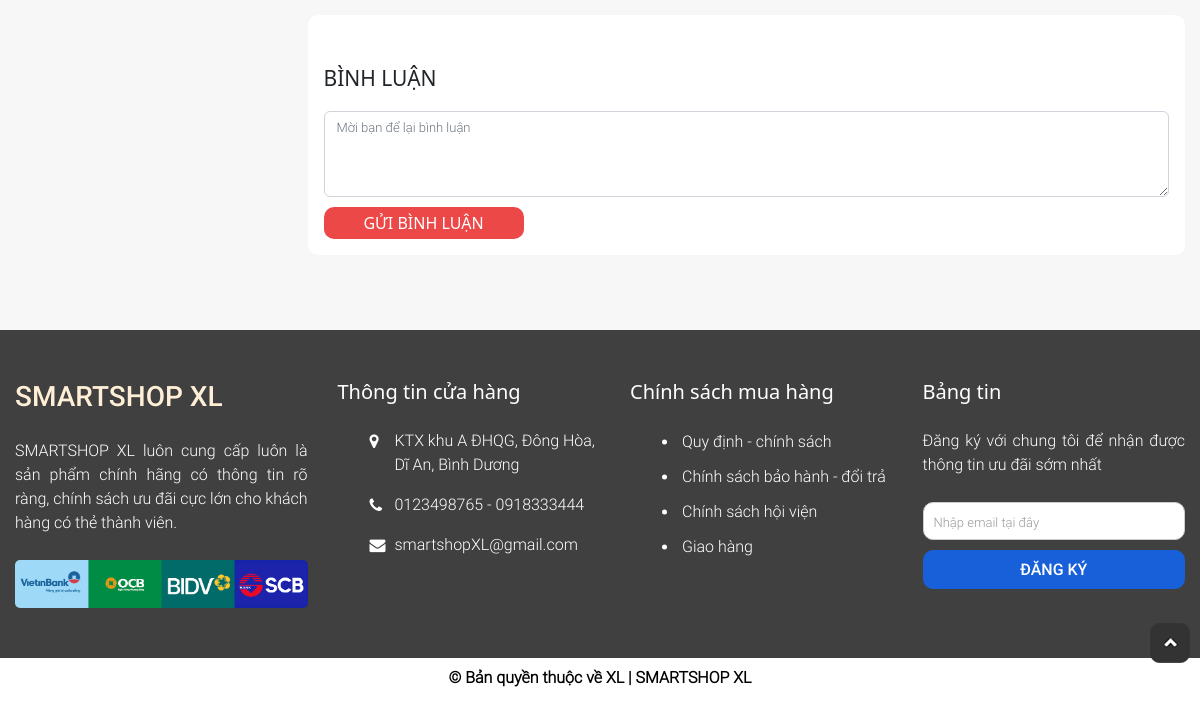
The app's page /Source_code/index.php?modules=products&controllers=index&action=detail&id=50 (lower part), older data.
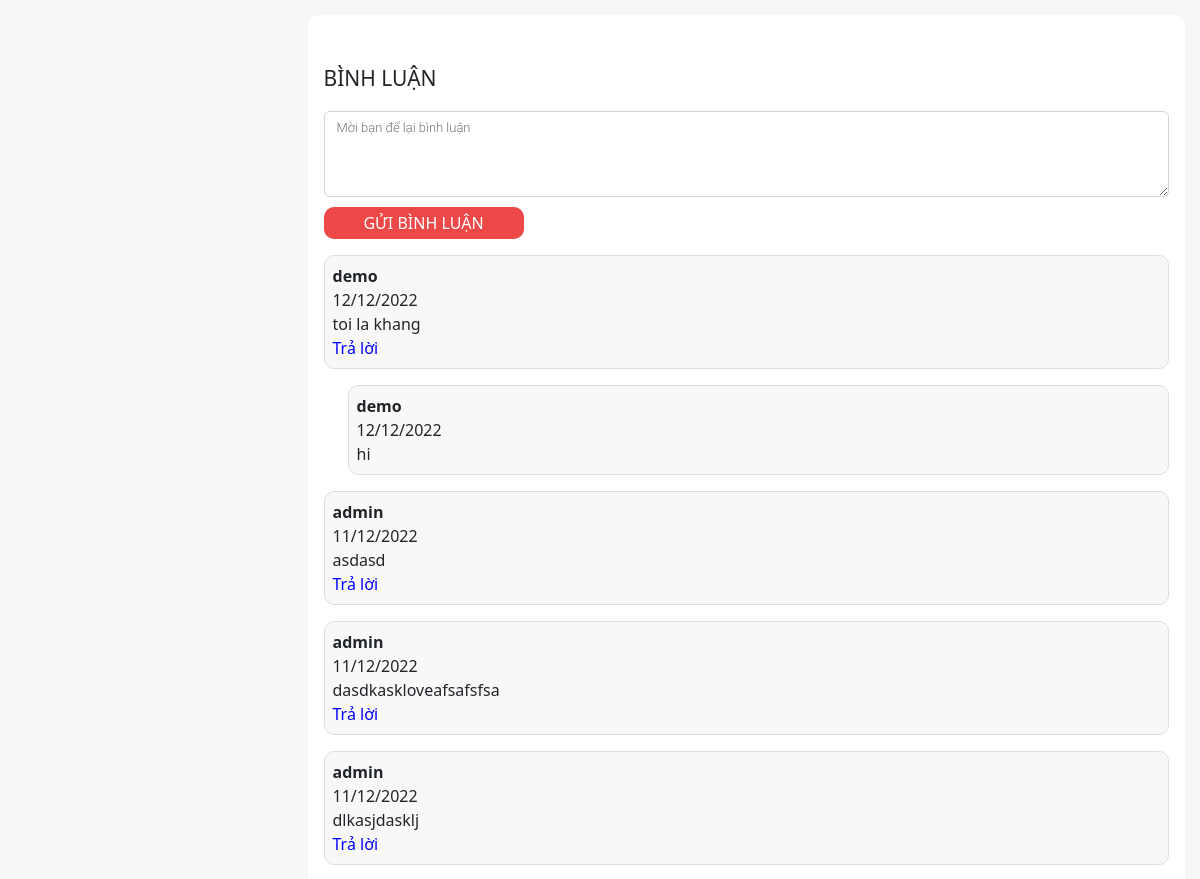
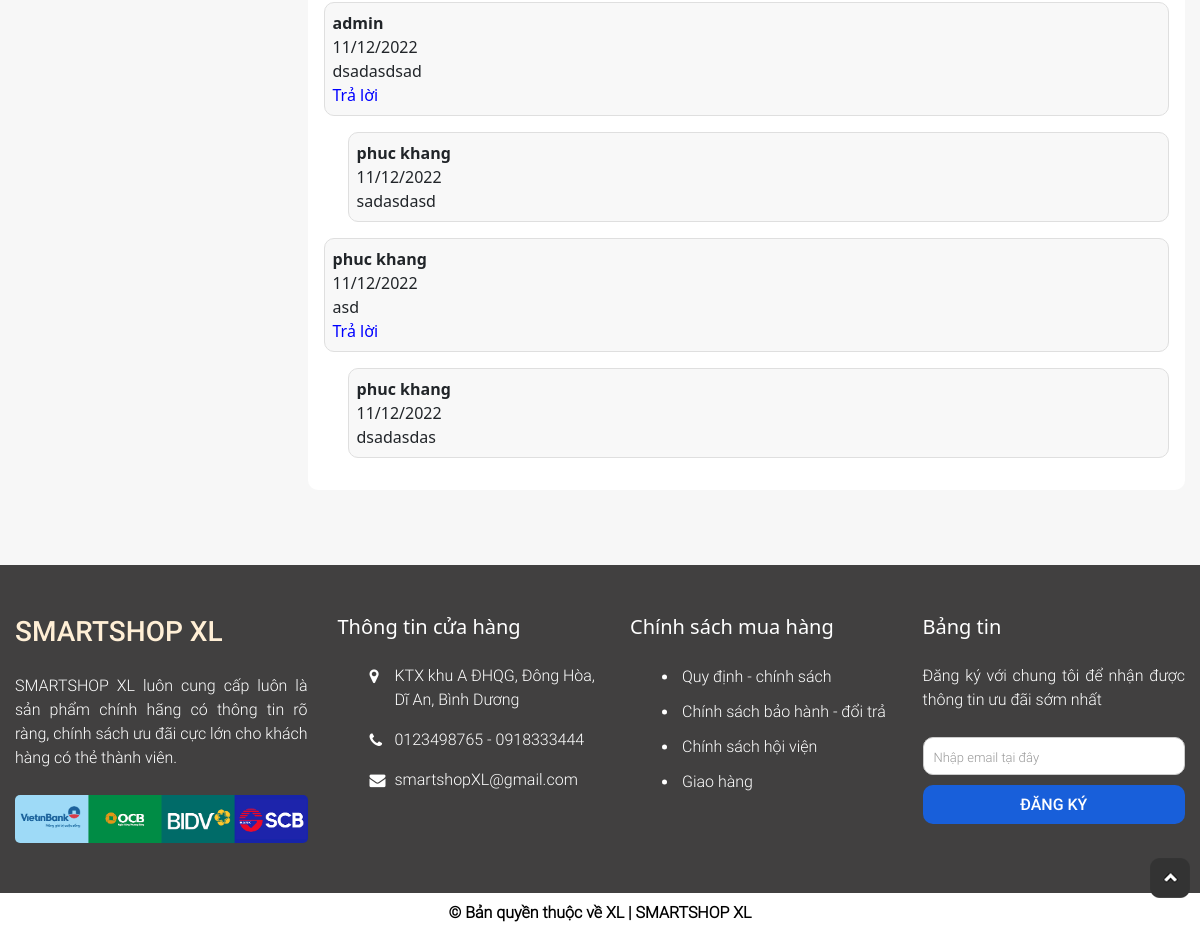
The same page, newer data (2 pictures, top to bottom).
### tables this page shows
CREATE TABLE `tbl_product` (
  `id` int NOT NULL AUTO_INCREMENT,
  `id_category` int NOT NULL,
  `id_brand` int NOT NULL,
  `name` varchar(255) NOT NULL,
  `code` varchar(255) NOT NULL,
  `price` float NOT NULL,
  `promotional_price` float NOT NULL,
  `quantity` int NOT NULL,
  `status` enum('còn hàng','hết hàng','hàng sắp về') NOT NULL,
  `description` text NOT NULL,
  `screen` varchar(255) NOT NULL,
  `ram` varchar(255) NOT NULL,
  `cpu` varchar(255) NOT NULL,
  `memory` varchar(255) NOT NULL,
  `operating_system` varchar(255) NOT NULL,
  `front_camera` varchar(255) NOT NULL,
  `rear_camera` varchar(255) NOT NULL,
  `user` varchar(255) NOT NULL,
  `create_date` varchar(255) NOT NULL,
  `image` varchar(255) NOT NULL,
  `level` enum('hot','normal','discount') NOT NULL,
  PRIMARY KEY (`id`),
  KEY `id_brand` (`id_brand`),
  KEY `id_category` (`id_category`),
  CONSTRAINT `tbl_product_ibfk_1` FOREIGN KEY (`id_brand`) REFERENCES `tbl_brand` (`id`) ON DELETE CASCADE,
  CONSTRAINT `tbl_product_ibfk_2` FOREIGN KEY (`id_category`) REFERENCES `tbl_category` (`id`) ON DELETE CASCADE
);

CREATE TABLE `tbl_comment` (
  `id` int NOT NULL AUTO_INCREMENT,
  `customer_id` int NOT NULL,
  `product_id` int NOT NULL,
  `comment` varchar(3000) NOT NULL,
  `refer` int NOT NULL,
  `create_date` varchar(255) NOT NULL,
  PRIMARY KEY (`id`),
  KEY `customer_id` (`customer_id`),
  KEY `product_id` (`product_id`),
  CONSTRAINT `tbl_comment_ibfk_1` FOREIGN KEY (`customer_id`) REFERENCES `tbl_customer` (`id`) ON DELETE CASCADE,
  CONSTRAINT `tbl_comment_ibfk_2` FOREIGN KEY (`product_id`) REFERENCES `tbl_product` (`id`) ON DELETE CASCADE
);

CREATE TABLE `tbl_customer` (
  `id` int NOT NULL AUTO_INCREMENT,
  `username` varchar(255) NOT NULL,
  `password` varchar(255) NOT NULL,
  `fullname` varchar(255) NOT NULL,
  `mail` varchar(255) NOT NULL,
  `phone` varchar(10) NOT NULL,
  `address` text NOT NULL,
  `create_date` varchar(255) NOT NULL,
  PRIMARY KEY (`id`)
);

### Source_code/modules/products/controllers/indexController.php (called while the page is built, shortened)
<?php
function detailAction() {
	$id = $_GET['id'];
	$id_cat = getIDCatByIDProduct($id);
	$name = getNameCatById($id_cat);
	$same_cat = getProductById_cat($id_cat);
	$res = getProductById($id);
	$comment = getAllCommentByIDProduct($id);
	$len = count($comment);
	$i = 0;
	for ($i = 0; $i < $len; $i++) {
		if ($comment[$i]['refer'] != -1) {
			break;
		}
	}
	$tmp = $i;
	$i = 0;
	$comment_data = array();
	if ($len != 0) {
		while ($i < $len && $comment[$i]['refer'] == -1) {
			$comment_data[] = $comment[$i];
			for ($j = $tmp; $j < $len; $j++) {
				if ($comment[$j]['refer'] == $comment[$i]['id']) {
					$comment_data[] = $comment[$j];
				}
			}
			$i++;
		}
	}
	$data = [$name, $res, $same_cat, $comment_data];
	load_view('detail',$data);
}

### Source_code/core/router.php (called while the page is built, shortened)
<?php
$action_name = get_action().'Action';
call_function(array('construct', $action_name));

### Source_code/core/appload.php (called while the page is built, shortened)
<?php
require COREPATH . DIRECTORY_SEPARATOR . 'base.php';
require COREPATH . DIRECTORY_SEPARATOR . 'router.php';

### Source_code/index.php (called while the page is built, shortened)
<?php
require COREPATH.DIRECTORY_SEPARATOR.'appload.php';

### Source_code/libraries/database.php (called while the page is built, shortened)
<?php
function db_query($query_string) {
    global $conn;
    $result = mysqli_query($conn, $query_string);
    return $result;
}
function db_fetch_array($query_string) {
    $result = array();
    $mysqli_result = db_query($query_string);
    while ($row = mysqli_fetch_assoc($mysqli_result)) {
        $result[] = $row;
    }
    return $result;
}

### Source_code/modules/products/models/indexModel.php (called while the page is built, shortened)
<?php
function getAllCommentByIDProduct($id) {
	return db_fetch_array("SELECT
	`tbl_comment`.`id`,
	`tbl_comment`.`comment`,
	`tbl_comment`.`refer`,
	`tbl_customer`.`fullname`,
	`tbl_comment`.`create_date`
	FROM `tbl_comment`
	LEFT JOIN `tbl_customer`
	ON `tbl_customer`.`id` = `tbl_comment`.`customer_id`
	WHERE `product_id`='$id' ORDER BY `refer` ASC, `tbl_comment`.`id` DESC");
}
 ?>

### Source_code/modules/products/views/detailView.php (the view, shortened to what the changed rows need)
<div id="main-content-wp" class="clearfix detail-product-page">
    <div class="wp-inner">
        <div class="main-content fl-right">
                        <a href="<?php $id = $data['1']['id']; if(!empty($_SESSION['id_customer'])) $urlll ="?modules=carts&controllers=index&action=add&id=$id" ;else $urlll ="?modules=users&controllers=index&action=index&report=1" ;echo $urlll;?> " title="Thêm giỏ hàng" class="add-cart">Thêm giỏ hàng</a>
                        <?php if(!empty($data['2'])) foreach ($data['2'] as  $value) {?>
                               <a href="<?php $id = $value['id']; if(!empty($_SESSION['id_customer'])) $urlll ="?modules=carts&controllers=index&action=add&id=$id" ;else $urlll ="?modules=users&controllers=index&action=index&report=1" ;echo $urlll;?> " title="" class="add-cart fl-left">Thêm giỏ hàng</a>
                                <a href="<?php $id = $value['id']; if(!empty($_SESSION['id_customer'])) $urlll ="?modules=carts&controllers=index&action=addByNow&id=$id"; else $urlll ="?modules=users&controllers=index&action=index&report=1" ;echo $urlll;?> " title="" class="buy-now fl-right">Mua ngay</a>
                    <?php }; ?>
            <div class="section comment-section" id="same-category-wp">
                <div class="section-head">
                    <h3 class="section-title">Bình luận</h3>
                </div>
                <form id="comment-section" action="<?php $id = $_GET['id']; if(!empty($_SESSION['id_customer']) || isset($_SESSION['is_login'])) $urlll ="?modules=products&action=addComment&id=$id" ;else $urlll ="?modules=users&controllers=index&action=index&report=2" ;echo $urlll;?>" method="POST">
                    <textarea class="form-control" rows="3" name="comment" placeholder="Mời bạn để lại bình luận"></textarea>
                    <button type="submit" class="send-comment-btn">GỬI BÌNH LUẬN</button>
                </form>
                <?php
                foreach ($data[3] as $value) {
                    if ($value['refer'] == -1) {
                ?>
                <div class="my-3 <?php if ($value['fullname'] == NULL) {
                            echo "admin-comment-field";
                        } else
                            echo "comment-field"?>" id="comment-<?php echo $value['id'] ?>">
                    <div class="fw-bold"><?php if ($value['fullname'] == NULL) {
                            echo "Admin";
                        } else {
                            echo $value['fullname'];
                        }?></div>
                    <div><?php echo $value['create_date'] ?></div>
                    <div><?php echo $value['comment'] ?></div>
                    <div class="answer-small-btn" id="rep-btn-<?php echo $value['id'] ?>" onclick="display(this)">Trả lời</div>
                </div>
                <?php
                    } else {
                ?>
                        <div class="my-3 ms-4 <?php if ($value['fullname'] == NULL) {
                            echo "admin-comment-field";
                        } else
                            echo "comment-field"?>" id="comment-<?php echo $value['id'] ?>">
                        <div class="fw-bold"><?php if ($value['fullname'] == NULL) {
                            echo "Admin";
                        } else {
                            echo $value['fullname'];
                        }?></div>
                        <div><?php echo $value['create_date'] ?></div>
                        <div><?php echo $value['comment'] ?></div>
                        </div>
                <?php
                    }
                }
                ?>
            </div>
        </div>
    </div>
</div>
<?php get_footer(); ?>

### Source_code/core/base.php (shortened to what the changed rows need)
<?php
function get_module() {
    global $config;
    $module = isset($_GET['modules']) ? $_GET['modules'] : $config['default_module'];
    return $module;
}
function call_function($list_function = array()) {
    if (is_array($list_function)) {
        foreach ($list_function as $f) {
            if (function_exists("$f")) {
                $f();
            }
        }
    }
}
function load_view($name, $data_send = array()) {
    $data = $data_send;
    $path = MODULESPATH . DIRECTORY_SEPARATOR . get_module() . DIRECTORY_SEPARATOR . 'views' . DIRECTORY_SEPARATOR . $name . 'View.php';
    if (file_exists($path)) {
        require $path;
    } else {
        echo "Không tìm thấy {$path}";
    }
}
function get_header($name = '') {
    global $data;
    if (empty($name)) {
        $name = 'header';
    } else {
        $name = "header-{$name}";
    }
    $path = LAYOUTPATH . DIRECTORY_SEPARATOR . $name . '.php';
    if (file_exists($path)) {
        if (is_array($data)) {
            foreach ($data as $key => $a) {
                $$key = $a;
            }
        }
        require $path;
    } else {
        echo "Không tìm thấy {$path}";
    }
}
function get_footer($name = '') {
    if (empty($name)) {
        $name = 'footer';
    } else {
        $name = "footer-{$name}";
    }
    $path = LAYOUTPATH . DIRECTORY_SEPARATOR . $name . '.php';
    if (file_exists($path)) {
        require $path;
    } else {
        echo "Không tìm thấy {$path}";
    }
}
?>

### Source_code/layout/footer.php (shortened to what the changed rows need)
<div id="footer-wp">
    <div id="foot-body">
        <div class="wp-inner clearfix">
            <div class="block" id="info-company">
                <h3 class="title">SMARTSHOP XL</h3>
                <p class="desc">SMARTSHOP XL luôn cung cấp luôn là sản phẩm chính hãng có thông tin rõ ràng, chính sách ưu đãi cực lớn cho khách hàng có thẻ thành viên.</p>
                <div id="payment">
                    <div class="thumb">
                        <img src="public/images/img-foot.png" alt="">
                    </div>
                </div>
            </div>
            <div class="block menu-ft" id="info-shop">
                <h3 class="title">Thông tin cửa hàng</h3>
                <ul class="list-item">
                    <li>
                        <p>KTX khu A ĐHQG, Đông Hòa, Dĩ An, Bình Dương</p>
                    </li>
                    <li>
                        <p>0123498765 - 0918333444</p>
                    </li>
                    <li>
                        <p>smartshopXL@gmail.com</p>
                    </li>
                </ul>
            </div>
            <div class="block menu-ft policy" id="info-shop">
                <h3 class="title">Chính sách mua hàng</h3>
                <ul class="list-item">
                    <li>
                        <a href="" title="">Quy định - chính sách</a>
                    </li>
                    <li>
                        <a href="" title="">Chính sách bảo hành - đổi trả</a>
                    </li>
                    <li>
                        <a href="" title="">Chính sách hội viện</a>
                    </li>
                    <li>
                        <a href="" title="">Giao hàng</a>
                    </li>
                </ul>
            </div>
            <div class="block" id="newfeed">
                <h3 class="title">Bảng tin</h3>
                <p class="desc">Đăng ký với chung tôi để nhận được thông tin ưu đãi sớm nhất</p>
                <div id="form-reg">
                    <form method="POST" action="">
                        <input type="email" name="email" id="email" placeholder="Nhập email tại đây">
                        <button type="submit" id="sm-reg">Đăng ký</button>
                    </form>
                </div>
            </div>
        </div>
    </div>
    <div id="foot-bot">
        <div class="wp-inner">
            <p id="copyright">© Bản quyền thuộc về XL | SMARTSHOP XL</p>
        </div>
    </div>
</div>
</div>
<div id="btn-top"><img src="public/images/icon-to-top.png" alt="" /></div>
</body>
</html>

Row changes from the older to the newer data that the page shows:
added tbl_comment: customer.fullname "demo", create_date "12/12/2022", comment "toi la khang"
added tbl_comment: customer.fullname "demo", create_date "12/12/2022", comment "hi"
added tbl_comment: customer.fullname "admin", create_date "11/12/2022", comment "asdasd"
added tbl_comment: customer.fullname "admin", create_date "11/12/2022", comment "dasdkaskloveafsafsfsa"
added tbl_comment: customer.fullname "admin", create_date "11/12/2022", comment "dlkasjdasklj"
added tbl_comment: customer.fullname "admin", create_date "11/12/2022", comment "dsadasdsad"
added tbl_comment: customer.fullname "phuc khang", create_date "11/12/2022", comment "sadasdasd"
added tbl_comment: customer.fullname "phuc khang", create_date "11/12/2022", comment "asd"
added tbl_comment: customer.fullname "phuc khang", create_date "11/12/2022", comment "dsadasdas"
